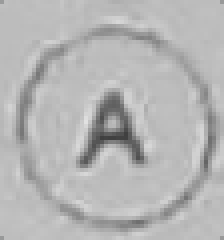
#> input picture ml-training/reference_images/bubble_A.png, 56 x 60 px (shown 4 times larger)
$ python -i camera-server.py   (imports and definitions only)
#> lines starting #> are read from the running program, lines starting #| are printed output that depends on the picture; after the words box and inside, x2 and y2 are one past the last pixel; in counts of white or black regions, pixels touching at a corner belong together
#> further down, picture is the input picture: shape (60, 56, 3); mean B, G, R 180.9, 180.9, 180.9
from flask import Flask, Response, jsonify, send_from_directory, request
import cv2
import time
import threading
from datetime import datetime, timezone
import numpy as np
import subprocess
import os
import base64
import re
import json

_V4L2_BACKEND = getattr(cv2, 'CAP_V4L2', None)

# [1 line not run here, left out]

# ---- Config ----
CAMERA_INDEX = 0
STREAM_FPS   = 20
JPEG_QUALITY = 100
PORT         = 5000
HOST         = '0.0.0.0'
SMARTCAM_WIDTH  = 3840
SMARTCAM_HEIGHT = 2160

SMOOTH_ALPHA = 0.18
SMOOTH_ENABLED = False
DENOISE_STREAM = False
DENOISE_CAPTURE = True
CAPTURE_WARMUP_FRAMES = 2

TESSERACT_CMD = 'tesseract'
TESSERACT_LANG = 'eng'

def _check_tesseract():
    try:
        result = subprocess.run([TESSERACT_CMD, '--version'], capture_output=True, text=True, timeout=5)
        if result.returncode == 0:
            print('Tesseract found: {}'.format(result.stdout.splitlines()[0]))
            return True
    except Exception:
        pass
    print('WARNING: tesseract not found. Install with: sudo apt install -y tesseract-ocr')
    return False

# [1 line that did not run here, left out]

camera = None
camera_lock = threading.Lock()
frame_count = 0
start_time = time.time()
_last_smooth_frame = None

# ---- Camera Helpers ----

# [97 lines left out: functions _try_set_resolution, _v4l2_set_format, _v4l2_get_current_format, set_camera_props, init_camera, not called in this run]

# [14 lines not run here, left out]

# ---- Frame Helpers ----

# [28 lines left out: functions smooth_frame, denoise_frame, not called in this run]

def sharpen_frame(frame):
    kernel = np.array([[0, -1, 0], [-1, 5, -1], [0, -1, 0]])
    return cv2.filter2D(frame, -1, kernel)

# [56 lines left out: functions read_frame, encode_jpeg, preprocess_image, order_points, not called in this run]

def detect_exam_sheet_corners(frame):
    h, w = frame.shape[:2]
#> h = 60; w = 56
    scale = 2000.0 / max(h, w)
#> scale = 33.33
    resized = cv2.resize(frame, None, fx=scale, fy=scale, interpolation=cv2.INTER_AREA)
    gray = cv2.cvtColor(resized, cv2.COLOR_BGR2GRAY)
    blurred = cv2.GaussianBlur(gray, (5, 5), 0)
    edged = cv2.Canny(blurred, 50, 150)
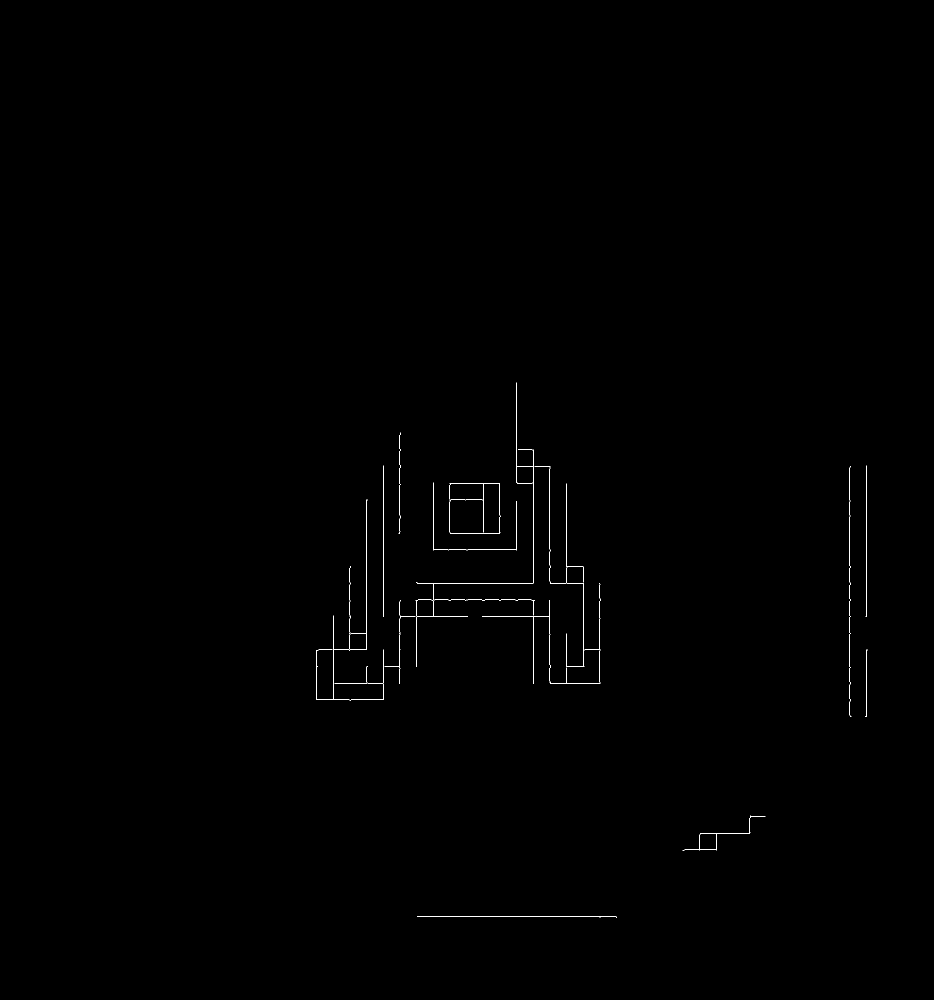
#> edged: shape (2000, 1867) (shown at 1/2 size); 0.2% white in thin lines or dots, all inside (x1, y1, x2, y2) = (633, 765, 1735, 1835)
    kernel = np.ones((3, 3), np.uint8)
    edged = cv2.dilate(edged, kernel, iterations=1)
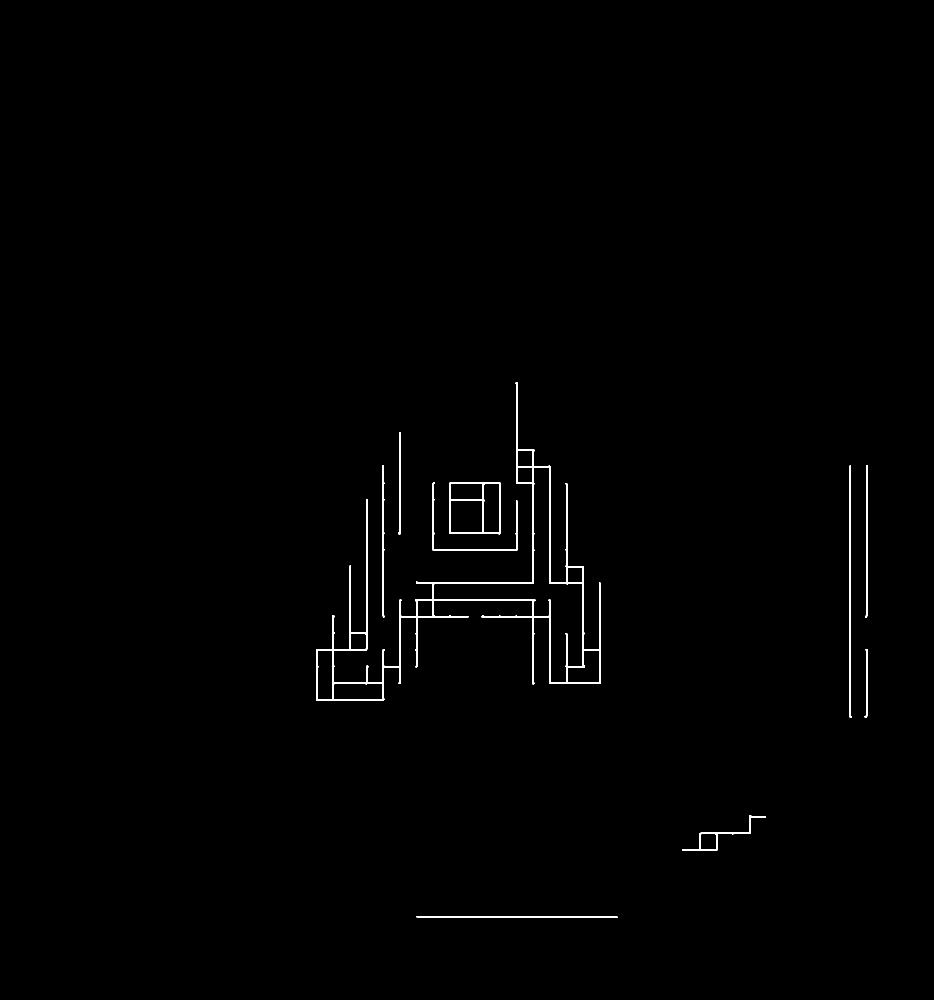
#> edged: shape (2000, 1867) (shown at 1/2 size); 0.62% white; 10 white regions, largest, box (x1, y1, x2, y2) and area: (632, 764, 1202, 1402) 13719, (898, 965, 1002, 1069) 1710, (1698, 931, 1704, 1435) 1562
    edged = cv2.erode(edged, kernel, iterations=1)
    contours, _ = cv2.findContours(edged, cv2.RETR_EXTERNAL, cv2.CHAIN_APPROX_SIMPLE)
#> contours = 10 contours, 7 with area under 20; largest, box (x1, y1, x2, y2) and area: (633, 765, 1201, 1401) 44374, (899, 966, 1001, 1068) 10004, (1365, 1631, 1531, 1701) 1126
    if not contours:
        return None
    contours = sorted(contours, key=cv2.contourArea, reverse=True)
    for contour in contours:
        area = cv2.contourArea(contour)
        if area < (resized.shape[0] * resized.shape[1] * 0.2):
            continue
        peri = cv2.arcLength(contour, True)
        approx = cv2.approxPolyDP(contour, 0.02 * peri, True)
        if len(approx) == 4:
            pts = approx.reshape(4, 2) / scale
            return order_points(pts)
#> this loop made 10 passes
#> area on passes 1 to 3: 44373.5, 10004, 1126
    return None

# [419 lines left out: functions four_point_warp, run_tesseract, detect_sequence, detect_epoch, detect_student_info, infer_grid_layout and 8 more, not called in this run]

# [3 lines that did not run here, left out]

# [6 lines that did not run here, left out]

# [8 lines not run here, left out]

>>> import cv2
>>> picture = cv2.imread('../ml-training/reference_images/bubble_A.png')
>>> result = detect_exam_sheet_corners(picture)

$ run again, on ml-training/reference_images/bubble_shaded.png
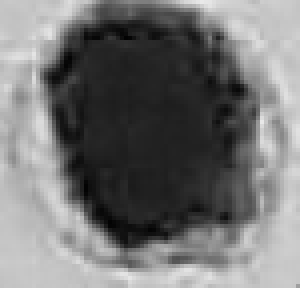
#> input picture ml-training/reference_images/bubble_shaded.png, 75 x 72 px (shown 4 times larger)
#> picture is the input picture: shape (72, 75, 3); min 2, max 233, mean 115.5
#> in detect_exam_sheet_corners, `edged = cv2.Canny(blurred, 50, 150)`:
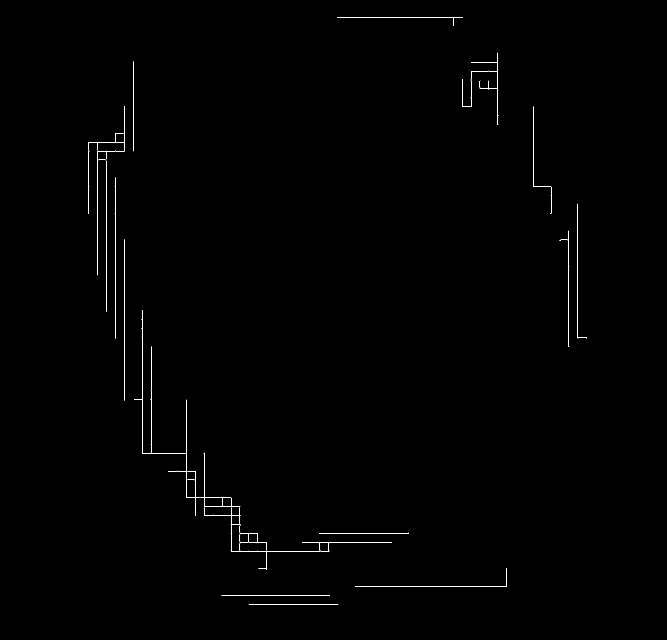
#> edged: shape (1920, 2000) (shown at 1/3 size); 0.25% white in thin lines or dots, all inside (x1, y1, x2, y2) = (266, 53, 1761, 1814)
#> in detect_exam_sheet_corners, `edged = cv2.dilate(edged, kernel, iterations=1)`:
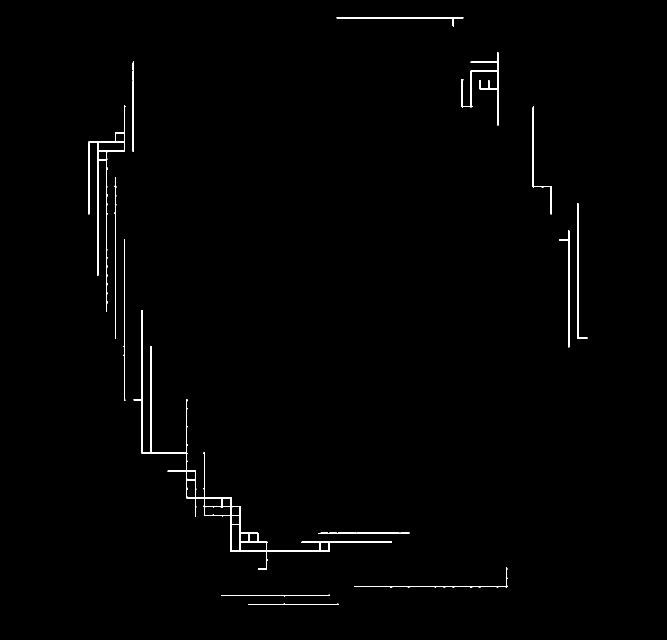
#> edged: shape (1920, 2000) (shown at 1/3 size); 0.77% white; 14 white regions, largest, box (x1, y1, x2, y2) and area: (401, 930, 1176, 1710) 9850, (265, 317, 376, 936) 4576, (1385, 157, 1497, 376) 2164
#> contours = 15 contours, 11 with area under 20; largest, box (x1, y1, x2, y2) and area: (402, 931, 1175, 1709) 14319, (266, 318, 375, 826) 2911, (1386, 158, 1496, 375) 44, (1599, 319, 1654, 642) 28
#> the loop in detect_exam_sheet_corners, `for contour in contours:` made 15 passes
#> area on passes 1 to 4: 14319, 2911, 43.5, 28
